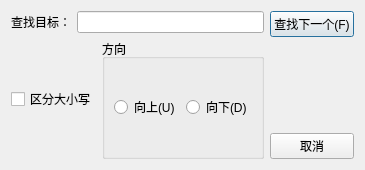
<?xml version="1.0" encoding="UTF-8"?>
<ui version="4.0">
 <class>FindDialog</class>
 <widget class="QDialog" name="FindDialog">
  <property name="geometry">
   <rect>
    <x>0</x>
    <y>0</y>
    <width>355</width>
    <height>170</height>
   </rect>
  </property>
  <property name="windowTitle">
   <string>查找</string>
  </property>
  <layout class="QHBoxLayout" name="horizontalLayout_4">
   <item>
    <layout class="QVBoxLayout" name="verticalLayout_2">
     <item>
      <layout class="QHBoxLayout" name="horizontalLayout">
       <item>
        <widget class="QLabel" name="label">
         <property name="text">
          <string>查找目标：</string>
         </property>
        </widget>
       </item>
       <item>
        <widget class="QLineEdit" name="findText">
         <property name="text">
          <string/>
         </property>
        </widget>
       </item>
      </layout>
     </item>
     <item>
      <layout class="QHBoxLayout" name="horizontalLayout_3">
       <item>
        <widget class="QCheckBox" name="cbCaesSensetive">
         <property name="text">
          <string>区分大小写</string>
         </property>
        </widget>
       </item>
       <item>
        <widget class="QGroupBox" name="groupBox">
         <property name="title">
          <string>方向</string>
         </property>
         <layout class="QHBoxLayout" name="horizontalLayout_2">
          <item>
           <widget class="QRadioButton" name="rbUp">
            <property name="text">
             <string>向上(U)</string>
            </property>
           </widget>
          </item>
          <item>
           <widget class="QRadioButton" name="rbDown">
            <property name="text">
             <string>向下(D)</string>
            </property>
           </widget>
          </item>
         </layout>
        </widget>
       </item>
      </layout>
     </item>
    </layout>
   </item>
   <item>
    <layout class="QVBoxLayout" name="verticalLayout">
     <item>
      <widget class="QPushButton" name="btFindNext">
       <property name="text">
        <string>查找下一个(F)</string>
       </property>
      </widget>
     </item>
     <item>
      <spacer name="verticalSpacer">
       <property name="orientation">
        <enum>Qt::Orientation::Vertical</enum>
       </property>
       <property name="sizeHint" stdset="0">
        <size>
         <width>20</width>
         <height>40</height>
        </size>
       </property>
      </spacer>
     </item>
     <item>
      <widget class="QPushButton" name="btCancel">
       <property name="text">
        <string>取消</string>
       </property>
      </widget>
     </item>
    </layout>
   </item>
  </layout>
 </widget>
 <resources/>
 <connections/>
</ui>
